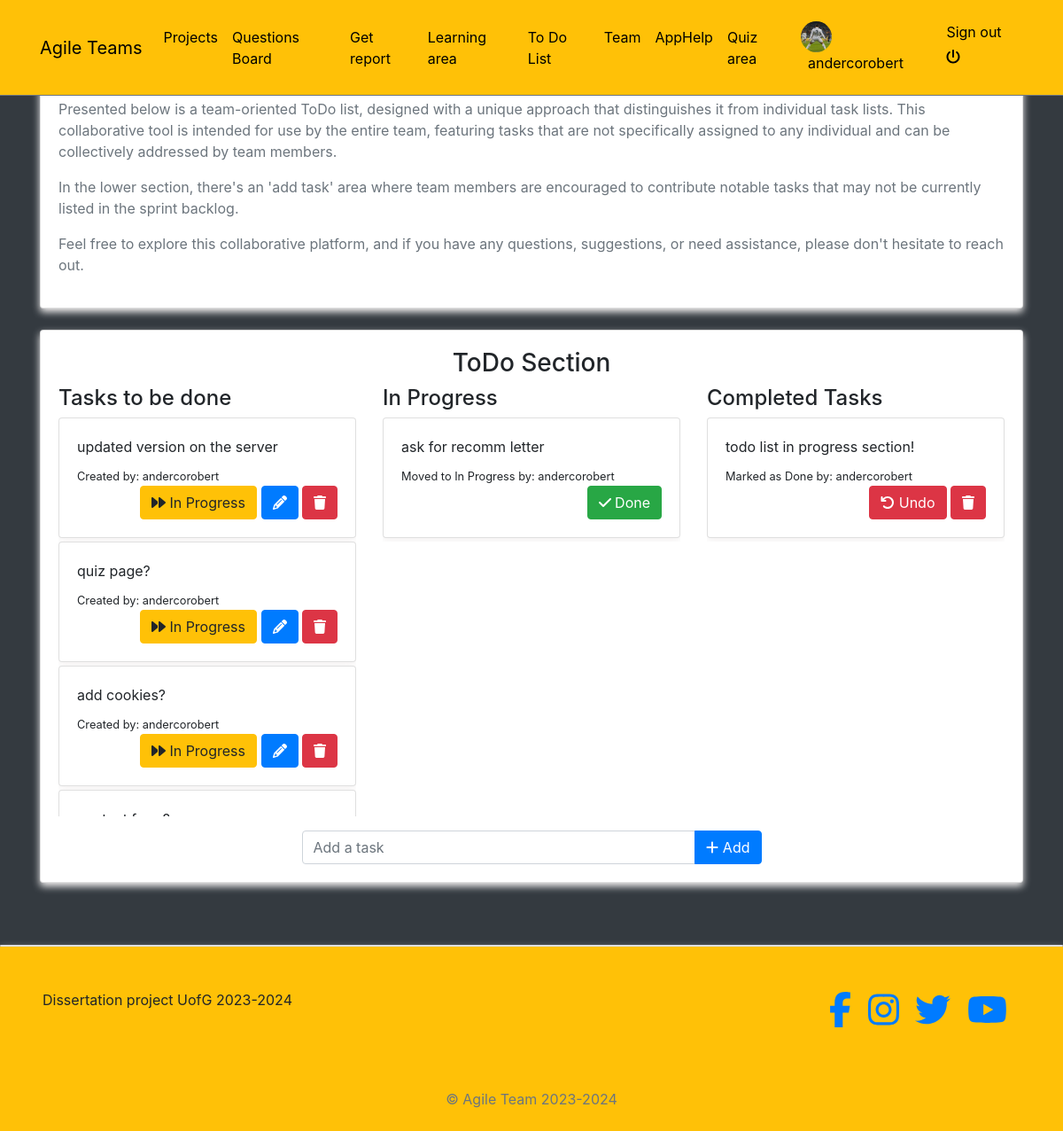
The page /todo/ (signed in) on the database as committed earlier.
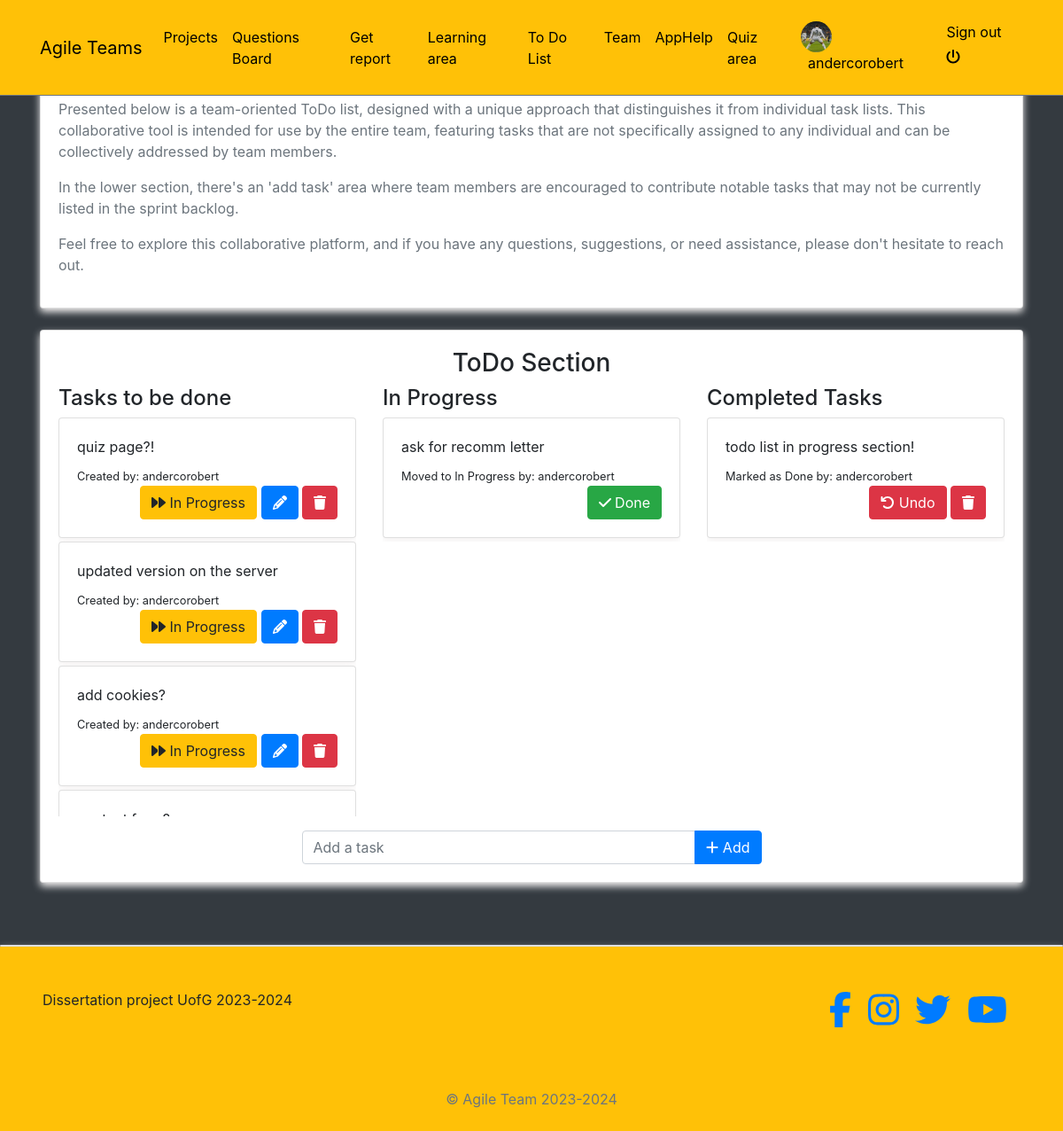
The same page on the database as committed later.
### todo/models.py (models this page shows, shortened)
class Task(models.Model):
    TODO = 'TD'
    IN_PROGRESS = 'IP'
    DONE = 'DN'
    STATUS_CHOICES = [
        (TODO, 'To Do'),
        (IN_PROGRESS, 'In Progress'),
        (DONE, 'Done'),
    ]
    task = models.CharField(max_length=200)
    status = models.CharField(
        max_length=2,
        choices=STATUS_CHOICES,
        default=TODO,
    )
    created_at = models.DateTimeField(auto_now_add=True)
    updated_at = models.DateTimeField(auto_now=True)
    created_by = models.ForeignKey(
        settings.AUTH_USER_MODEL,
        related_name='created_tasks',
        on_delete=models.SET_NULL,
        null=True,
        blank=True
    )
    in_progress_by = models.ForeignKey(
        settings.AUTH_USER_MODEL,
        related_name='in_progress_tasks',
        on_delete=models.SET_NULL,
        null=True,
        blank=True
    )
    done_by = models.ForeignKey(
        settings.AUTH_USER_MODEL,
        related_name='done_tasks',
        on_delete=models.SET_NULL,
        null=True,
        blank=True
    )

### agile/views.py (the view)
# urls.py: path('todo/', views.todo, name='todo'),
def todo(request):
    tasks = Task.objects.filter(status=Task.TODO).order_by('-updated_at')
    in_progress_tasks = Task.objects.filter(status=Task.IN_PROGRESS).order_by('-updated_at')
    completed_tasks = Task.objects.filter(status=Task.DONE).order_by('-updated_at')
    context = {
        'tasks': tasks,
        'in_progress_tasks': in_progress_tasks,
        'completed_tasks': completed_tasks
    }
    return render(request, 'todo.html', context)

### blogs/context_processors.py (called while the page is built)
def get_categories(request):
    categories = Category.objects.all()
    return dict(categories=categories)

### profiles/context_processors.py (called while the page is built)
def profile_pic(request):
    if request.user.is_authenticated:
        user = request.user
        try:
            profile_obj = Profile.objects.get(user=user)
            pic = profile_obj.profile_picture
        except Profile.DoesNotExist:
            pic = None
        return {'picture':pic}
    return {}

def get_profile(request):
    if request.user.is_authenticated:
        user = request.user
        try:
            profile_obj = Profile.objects.get(user=user)
        except Profile.DoesNotExist:
            pic = None
        return {'profile':profile_obj}
    return {}

### templates/todo.html (shortened to what this page needs)
{% extends 'base.html' %}
{% block content %}
{% if request.user.is_authenticated  %}
<div class="container">
    <div class="card" style="margin-top: 70px;">
        <div class="card-body">
            <p>Presented below is a team-oriented ToDo list, designed with a unique approach that distinguishes it from individual task lists. This collaborative tool is intended for use by the entire team, featuring tasks that are not specifically assigned to any individual and can be collectively addressed by team members.</p>
            <p>In the lower section, there's an 'add task' area where team members are encouraged to contribute notable tasks that may not be currently listed in the sprint backlog.</p>
            <p>Feel free to explore this collaborative platform, and if you have any questions, suggestions, or need assistance, please don't hesitate to reach out.</p>
        </div>
    </div>
    <div class="card mt-4">
        <div class="card-body">
            <h3 class="text-center">ToDo Section</h3>
            <div class="row">
                <div class="col-md-4">
                    <h4>Tasks to be done</h4>
                    <div class="overflow-auto" style="max-height: 450px;">
                        {% for task in tasks %}
                        <div class="card mb-1">
                            <div class="card-body">
                                {{ task.task }}
                                <div class="mt-2">
                                <small>Created by: {{ task.created_by.username }}</small>
                                </div>
                                <span class="float-right">
                                    <a href="{% url 'mark_as_in_progress' task.pk %}" class="btn btn-warning"><i class="fa fa-forward"></i> In Progress</a>
                                    <a href="{% url 'edit_task' task.pk %}" class="btn btn-primary"><i class="fa fa-pencil"></i></a>
                                    <a href="{% url 'delete_task' task.pk %}" class="btn btn-danger"><i class="fa fa-trash"></i></a>
                                </span>
                            </div>
                        </div>
                        {% endfor %}
                    </div>
                </div>
                <div class="col-md-4">
                    <h4>In Progress</h4>
                    <div class="overflow-auto" style="max-height: 450px;">
                        {% for task in in_progress_tasks %}
                        <div class="card mb-1">
                            <div class="card-body">
                                {{ task.task }}
                                <div class="mt-2">
                                <small>Moved to In Progress by: {{ task.in_progress_by.username }}</small>
                                </div>
                                <span class="float-right">
                                    <a href="{% url 'mark_as_done_from_in_progress' task.pk %}" class="btn btn-success"><i class="fa fa-check"></i> Done</a>
                                </span>
                            </div>
                        </div>
                        {% endfor %}
                    </div>
                </div>
                <div class="col-md-4">
                    <h4>Completed Tasks</h4>
                    <div class="overflow-auto" style="max-height: 450px;">
                        {% for task in completed_tasks %}
                        <div class="card mb-1">
                            <div class="card-body">
                                {{ task.task }}
                                <div class="mt-2">
                                <small>Marked as Done by: {{ task.done_by.username }}</small>
                                </div>
                                <span style="position: relative; float: right;">
                                    <a href="{% url 'mark_as_undone' task.pk %}" class="btn btn-danger"><i class="fa fa-undo"></i> Undo</a>
                                    <a href="{% url 'delete_task' task.pk %}" class="btn btn-danger"><i class="fa fa-trash"></i></a>
                                </span>
                            </div>
                        </div>
                        {% endfor %}
                    </div>
                </div>
            </div>
            <div class="row mt-3">
                <div class="col-md-6 col-lg-6 mx-auto">
                    <form action="{% url 'addTask' %}" method='POST'>
                        <div class="input-group">
                            <input type="text" name='task' class="form-control" placeholder="Add a task">
                            <div class="input-group-append">
                                <button type='submit' class="btn btn-primary"><i class="fa fa-plus"></i> Add</button>
                            </div>
                        </div>
                    </form>
                </div>
            </div>
        </div>
    </div>
</div>
<div class="card" style="margin-top: 70px;">
</div>
{% else %}
<div class="text-center h3" style="margin-top: 70px;">Please log in to view the ToDo list.</div>
{% endif %}
{% endblock %}

### templates/base.html (shortened to what this page needs)
{% load static %}
<!doctype html>
<html lang="en">
<head>
    <link rel="stylesheet" type="text/css" href="{% static "style.css" %}">
    <link rel="stylesheet" type="text/css" href="{% static "test.css" %}">
   <link rel="stylesheet" href="https://cdn.jsdelivr.net/npm/bootstrap@4.4.1/dist/css/bootstrap.min.css">
    <link href="//maxcdn.bootstrapcdn.com/bootstrap/4.1.1/css/bootstrap.min.css" rel="stylesheet" id="bootstrap-css">
</head>
<body>
   {% include 'navbar.html' %}
    <section class="bg-dark">
        <div class="pt-big">
        {% block content %}
        {% endblock content %}
        </div>
    </section>
    {% include "footer.html" %}
</body>
</html>

### templates/navbar.html (shortened to what this page needs)
<!DOCTYPE html>
<html lang="en">
<head>
</head>
<body>
<nav class="navbar navbar-icon-top navbar-expand-lg navbar-dark bg-warning border-bottom border-secondary fixed-top py-3">
    <div class="container">
        <a class="navbar-brand" href="{% url 'help' %}">Agile Teams</a>
        <div class="collapse navbar-collapse" id="navbarSupportedContent">
            <ul class="navbar-nav mr-auto">
                <li class="nav-item">
                    <a class="nav-link" href="{% url "reports:home" %}">Projects</a>
                </li>
                <li class="nav-item">
                    <a class="nav-link" href="{% url "posts:post-list" %}">Questions Board</a>
                </li>
                <li class="nav-item">
                    <a class="nav-link" href="{% url "reports:select-view" %}">Get report</a>
                </li>
                <li class="nav-item">
                    <a class="nav-link" href="{% url 'home' %}">Learning area</a>
                </li>
                <li class="nav-item">
                    <a class="nav-link" href="{% url 'todo' %}">To Do List</a>
                </li>
                <li class="nav-item">
                    <a class="nav-link" href="{% url 'team' %}">Team</a>
                </li>
                <li class="nav-item">
                    <a class="nav-link" href="{% url 'help' %}">AppHelp</a>
                </li>
                <li class="nav-item">
                    <a class="nav-link" href="{% url 'quiz:quiz_home' %}">Quiz area</a>
                </li>
            </ul>
            <ul class='navbar-nav'>
                {% if request.user.is_authenticated %}
                    <li class='nav-item'>
                        <a class='nav-link' href='{% url "profiles:profile-view" %}'>
                            <img src='{{picture.url}}' class='img-avatar' alt='profile picture'>
                            <span class='ml-2'> {{request.user}} </span>
                        </a>
                    </li>
                    <li class="nav-item">
                        <a class="nav-link" href="{% url 'account_logout' %}">
                            Sign out <i class="fas fa-power-off mt-2"></i>
                        </a>
                    </li>
                {% else %}
                    <li class="nav-item">
                        <a class="nav-link" href="{% url 'account_login' %}">
                            Sign in <i class="fa fa-sign-in-alt"></i>
                        </a>
                    </li>
                {% endif %}
            </ul>
        </div>
    </div>
</nav>
</body>
</html>

### templates/footer.html (shortened to what this page needs)
<footer>
    <div class="col-12 bg-warning" >
        <div class="row">
            <div class="col-8 p-5">
                Dissertation project UofG 2023-2024
            </div>
            <div class="col-4 p-5">
                <div class="container h1 text-right">
                    <a href="{% url "social" %}"><i class="fab fa-facebook-f ml-2"></i></a>
                    <a href="{% url "social" %}"><i class="fab fa-instagram ml-2"></i></a>
                    <a href="{% url "social" %}"><i class="fab fa-twitter ml-2"></i></a>
                    <a href="{% url "social" %}"><i class="fab fa-youtube ml-2"></i></a>
                </div>
            </div>
        </div>
    </div>
    <div class="col-12 bg-warning text-center p-2"><p>&copy; Agile Team 2023-2024<p></div>
</footer>

### static/style.css (style rules this page uses)
.pt-big { padding-top: 20px; }
.img-avatar { height: 35px; width: 35px; border-radius: 50%; }
body { background-color: orange; }

### static/test.css (style rules this page uses)
body { font-family: 'Arial', sans-serif; background-color: orange; margin: 0; padding: 0; }
.navbar-nav .nav-link { color: black !important; }
.card { box-shadow: 0 4px 8px #f5f3f3; transition: transform 0.3s, box-shadow 0.3s; }
.card-body { padding: 20px; }
p { color: #6c757d; }
.text-center { text-align: center; }

### templates/navbar.html (style rules this page uses)
.navbar-nav .nav-link { color: black !important; }
.navbar-brand { color: black !important; }

Rows that differ between the two databases and show on the page:
changed Task: task "quiz page?" → "quiz page?!"; moves up the list
